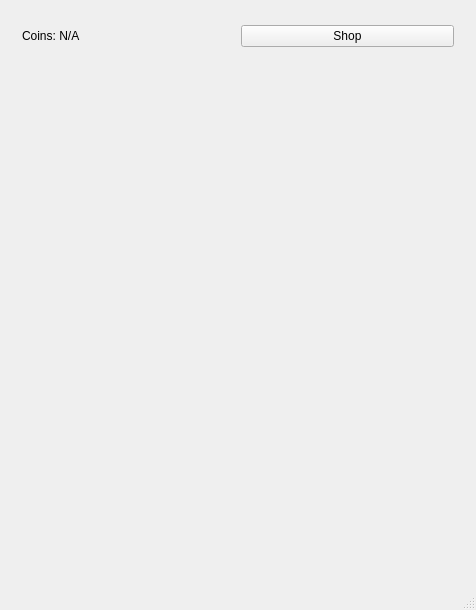
<?xml version="1.0" encoding="UTF-8"?>
<ui version="4.0">
 <class>MainWindow</class>
 <widget class="QMainWindow" name="MainWindow">
  <property name="geometry">
   <rect>
    <x>0</x>
    <y>0</y>
    <width>476</width>
    <height>610</height>
   </rect>
  </property>
  <property name="windowTitle">
   <string>MainWindow</string>
  </property>
  <widget class="QWidget" name="centralWidget">
   <layout class="QVBoxLayout" name="verticalLayout">
    <item>
     <widget class="QWidget" name="widget_2" native="true">
      <property name="maximumSize">
       <size>
        <width>16777215</width>
        <height>50</height>
       </size>
      </property>
      <layout class="QHBoxLayout" name="horizontalLayout">
       <item>
        <widget class="QLabel" name="coinsLabel">
         <property name="text">
          <string>Coins: N/A</string>
         </property>
        </widget>
       </item>
       <item>
        <widget class="QPushButton" name="shopButton">
         <property name="text">
          <string>Shop</string>
         </property>
        </widget>
       </item>
      </layout>
     </widget>
    </item>
    <item>
     <widget class="QWidget" name="widget" native="true">
      <layout class="QVBoxLayout" name="verticalLayout_3"/>
     </widget>
    </item>
   </layout>
  </widget>
  <widget class="QStatusBar" name="statusBar"/>
 </widget>
 <layoutdefault spacing="6" margin="11"/>
 <resources/>
 <connections/>
</ui>
